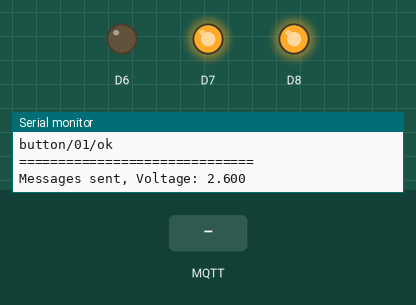
The sketch below on a simulated ESP8266 (Wemos D1 mini). Shown: output pins drawn as LEDs (lit = HIGH), the last lines printed to the serial monitor. Inputs (shaded band) come from the test bench. WiFi joins after 1.5 s; servers stay silent unless stated; random numbers use the default seed unless the sketch sets one; no MQTT or app messages arrive unless stated.

Above: at 2.9 s.
3.0 s: MQTT message "0" arrives on the first subscribed topic
At 4.1 s:
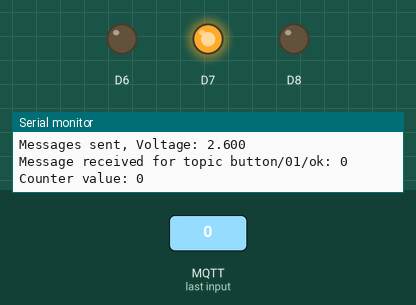
At 5.6 s:
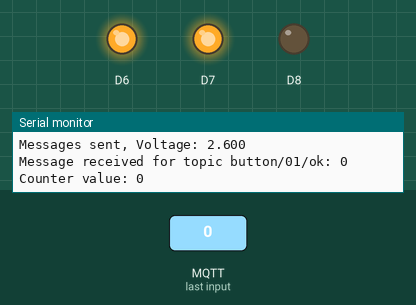
6.0 s: MQTT message "+clientId+" arrives on the first subscribed topic
8.5 s: MQTT message "on" arrives on the first subscribed topic
At 22.3 s:
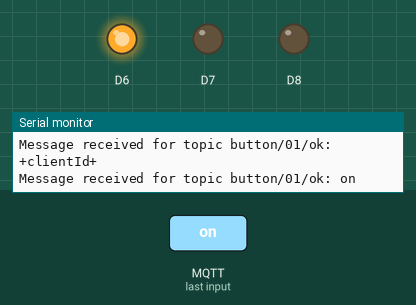
Timing chart, 0 to 23.1 s (numbered marks = the images above; inputs shaded):
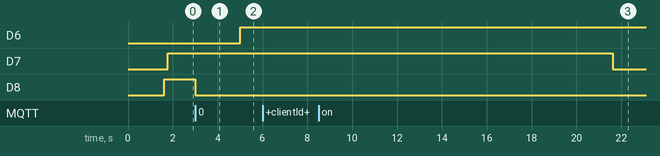

Measured:
- after the input at 3.0 s, D6: LOW → HIGH after 2.0 s; D8: HIGH → LOW at once

The sketch:

D1_oop19_mqtt_V2_powerOff.ino
```cpp
//_____D1_oop19_mqtt_V2_powerOff.ino__________171012-171029_____
// MQTT-Client (needs a broker!)
// When SET-button S1 is pressed, the D1 mini starts and the LED
// lights red. The D1 mini tries to connect to a mqtt-broker.
// On success the led shines orange and the D1 mini
//   + publishes the value 1 under topic "button/01"
//   + publishes the voltage under topic "button/01/volt"
// Then D1 mini waits for a message `/button/01/ok`.
// If the message ok=1, D1 mini sets the LED to green, waits
// for 2 seconds and turns off the power (D6=1).
// If there is no connection to the WLAN or no answer ok,
// power is turned off after 20 secs anyway (to save energy :).
// Hardware:
// (1) WeMos D1 mini
// (2) D1_OnOff shield
// Important: supply voltage by D1_OnOff shield! (NOT by USB)

#include "D1_class_MqttClientKH.h"
#include "D1_class_Dout.h"
#define MILLIS_TIME2RUN           20000
#define PUBLISH_TOPIC1            "button/01"
#define PUBLISH_TOPIC2            "button/01/volt"

// ***** change this values to your own WLAN data!!!************
MqttClientKH client("..ssid..","..password..","mqttservername");

Dout   led_green(D7);             // green led @ D1_OnOff shield
Dout   led_red(D8);               // red led @ D1_OnOff shield
Dout   pin_relay(D6);             // D6=1: reset relay (off)
const  int pinAin=A0;             // analog input pin
//-----convert 10-bit-ad-value to voltage-----------------------
const  float ain_x2=1023, ain_y2=5.195, ain_x1=0, ain_y1=0;
const  float ain_k=(ain_y2-ain_y1)/(ain_x2-ain_x1);
const  float ain_d=(ain_x2*ain_y1-ain_x1*ain_y2)/(ain_x2-ain_x1);
//-----control program state------------------------------------
bool   published=false;           // messages published?
bool   answer_ok=false;           // answer from broker ok?
long   millis_end;                // time out - do power off
//-----some more helpers----------------------------------------
long   counter;                   //received counter value if ok

//_____process all subscribed incoming messages_________________
void callback(char* topic, byte* payload, unsigned int length)
{
//-----print message to Serial----------------------------------
 String sTopic=String(topic);
 Serial.print("Message received for topic ");
 Serial.print(sTopic);
 Serial.print(": ");
 String sPayload="";
 for (int i=0; i<length; i++) sPayload+=(char)payload[i];
 Serial.println(sPayload);
 //-----analyze received message--------------------------------
 if(sTopic==String(PUBLISH_TOPIC1)+"/ok")
 {
  //.....check, if payload is just an int>=0....................
  int len1=sPayload.length();
  int i=0;
  while(isDigit(sPayload.charAt(i)) && (i<len1)) i++;
  if(i!=len1) return;             // not a digit -> not valid
  counter=sPayload.toInt();
  if(counter>=0) answer_ok=true;
 }
}

//_____setup Serial, WLAN and MQTT clients______________________
void setup()
{
 //-----init output pins----------------------------------------
 pin_relay.off();                 // let relay be set (external)
 led_green.off();                 // +
 led_red.on();                    // + led = red
 //-----init Serial---------------------------------------------
 Serial.begin(9600); Serial.println("");
 //-----define end time-----------------------------------------
 millis_end=millis()+MILLIS_TIME2RUN;
 //-----setup mqtt----------------------------------------------
 client.addSubscribe(String(PUBLISH_TOPIC1)+"/ok");
 //client.addPublish(PUBLISH_TOPIC1, "-1");   // start values
 //client.addPublish(PUBLISH_TOPIC2, "-1");   // start values
 client.setCallback(callback);
 client.reconnect();
}

//_____main loop________________________________________________
void loop()
{
 //-----when connected, publish values--------------------------
 if(client.isConnected())
 {
  if(!published)
  {
   led_green.on();                // led=orange
   led_red.on();                  // led=orange
   //-----measure voltage, publish messages---------------------
   int    ain1023=analogRead(pinAin);
   float  voltage=ain_k*ain1023 + ain_d;
   String sVoltage=String(voltage,3);
   client.publish(PUBLISH_TOPIC1, "1", true);
   client.publishString(String(PUBLISH_TOPIC2), sVoltage, true);
   Serial.println("Messages sent, Voltage: "+sVoltage);
   published=true;                // messages sent
   delay(100);                    // show sent on led
  }
 }
 else //.....not connected -> led=red...........................
 {
  led_green.off();                // led=red
  led_red.on();                   // led=red
 }
 //-----answer from brooker?------------------------------------
 if(answer_ok)
 {
  Serial.println("Counter value: "+String(counter));
  led_green.on();                 // led=green
  led_red.off();                  // led=green
  delay(2000);                    // show success on led
  pin_relay.on();                 // reset relay (power off)
  delay(2000);                    // just for safety reasons
  answer_ok=false;                // e.g. wrong power connection
 }
 //-----timeout?------------------------------------------------
 if(millis()>millis_end)
 {
  pin_relay.on();                 // reset relay (power off)
  led_green.off();                // led=off
  led_red.off();                  // led=off
  delay(2000);                    // just for safety reasons
 }
}
```

D1_class_Dout.h
```cpp
//_____D1_class_Dout.h________________________170402-170402_____
// D1 mini class for digital output, e.g. leds.
// Default is blue led (D4=GPIO2), not inverted output (0->0V)
#ifndef D1_CLASS_DOUT_H
#define D1_CLASS_DOUT_H

class Dout {
 private:
  int  dout_num;
  bool invert_;
 private:
  void setup(int num, bool invert);
 public:
  Dout();
  Dout(int num);
  Dout(int num, bool invert);
  void set(int val);
  void on(void);
  void off(void);
};

//_____constructor (default button is D3)_______________________
Dout::Dout() { setup(D4,false); }

//_____constructor with button number (=GPIO)___________________
Dout::Dout(int num) { setup(num,false); }

//_____constructor with button number and invert________________
Dout::Dout(int num, bool invert) { setup(num,invert); }

//_____setup output pin_________________________________________
void Dout::setup(int num, bool invert)
{
 this->invert_=invert;
 dout_num=num;
 pinMode(dout_num, OUTPUT);        // set io to output
 this->off();
}

//_____set led io_______________________________________________
void Dout::set(int val)
{
 int val_=val;
 if(val_!=0) val_=1;
 if(invert_) val_=1-val_;
 digitalWrite(dout_num, val_);
}

//_____switch led on____________________________________________
void Dout::on(void)  { this->set(1); }

//_____switch led off___________________________________________
void Dout::off(void) { this->set(0); }
#endif
```

D1_class_MqttClientKH.h
```cpp
//_____D1_class_MqttClientKH.h________________170721-171029_____
// The class MqttClient extends the class PubSubClient,
//  so you can use all commands from this class as well.
// When PubSubClient lib is installed, delete directory /libs !
//
// Hardware: D1 mini
//           Button Shield D3
#ifndef D1_CLASS_MQTTCLIENTKH_H
#define D1_CLASS_MQTTCLIENTKH_H
#include <ESP8266WiFi.h>
#include "libs/PubSubClient.h"         // use with /libs

#define SSID_SIZE     20               // max.len ssid
#define PASS_SIZE     20               // max.len password
#define MQTT_SIZE     20               // max.len mqttservername
#define TOPIC_MAX      8               // max. topics to sub
#define MQTT_RECONNECT_MS         4000
#define TIMEOUT_WIFI_CONNECT_MS   8000 // wait for WLAN
#define MESSAGE_MAXLEN             127
#ifndef DEBUG1
 #define DEBUG1                   true // true=Serial output
#endif

class MqttClientKH : public PubSubClient {
 //-----properties----------------------------------------------
 protected:
  char ssid_[SSID_SIZE+1];             //
  char pass_[PASS_SIZE+1];             //
  char mqtt_[MQTT_SIZE+1];             //
  int  port_;                          // mqtt port (def 1883)
  String aTopicSub_[TOPIC_MAX];        // subscribed topics
  String aTopicPub_[TOPIC_MAX];        // topics to publish
  String aPayloadPub_[TOPIC_MAX];      // value on (re)start
  bool   aRetainPub_[TOPIC_MAX];       // retain true|false
  int    numSub_;                      // number subscribed topics
  int    numPub_;                      // number topics to publish
  WiFiClient d1miniClient;             // WLAN client for MQTT
  String sClientName;                  // MQTT client name
  long millis_lastConnected;           // last connection time [ms]
 public:
  MqttClientKH(char* ssid, char* pwd, char* mqtt_server, int port);
  int  getNumSub() { return numSub_; };
  int  getNumPub() { return numPub_; };
  void clrSubscribe() { numSub_=0; };
  void clrPublish() { numPub_=0; };
  void setClientName(String sName) {sClientName=sName;};
  String getClientName() { return sClientName; };
  //-----methods to setup WLAN and mqtt connection--------------
  bool setup_wifi();
  bool reconnect();
  bool isConnected();
  bool sendPubSubTopics();
  void printPubSubTopics2Serial(String clientId);
  //-----methods to define mqtt topics--------------------------
  bool addSubscribe(String topic);
  bool delSubscribe(String topic);
  bool addPublish(String topic, String payload, bool retain);
  bool delPublish(String topic);
  void publishString(String topic, String payload);
  void publishString(String topic, String payload, bool retain);
  //-----seldom used-------------------------------------------
  int  setSubscribe(String aTopicSub[], int num);
  int  setPublish(String aTopicPub[], String aPayload[], int num);
  void subscribeString(String topic);
};

//_____constructor______________________________________________
MqttClientKH::MqttClientKH(char* ssid, char* pwd,
  char* mqtt_server="localhost", int port=1883):PubSubClient(d1miniClient)
{
 strcpy(ssid_, ssid);
 strcpy(pass_, pwd);
 strcpy(mqtt_, mqtt_server);
 port_=port;
 millis_lastConnected = 0;
 numSub_=0;
 numPub_=0;
 setup_wifi();
 setServer(mqtt_, port_);
}

//**************************************************************
// methods to setup WLAN and mqtt connection
//**************************************************************

//_____connect to the WiFi network______________________________
bool MqttClientKH::setup_wifi()
{
 if(WiFi.status()==WL_CONNECTED) return true;
 delay(10);
 if(DEBUG1) Serial.println("\nConnecting to "+String(ssid_));
 WiFi.begin(ssid_, pass_);
 //-----try to connect to WLAN (access point)-------------------
 int i=TIMEOUT_WIFI_CONNECT_MS/200;
 while((WiFi.status()!=WL_CONNECTED) && (i>0))
 {
  delay(200);
  i--;
  if(DEBUG1){Serial.print("."); if(i%50==0) Serial.println("");}
 }
 //-----connected to WLAN (access point)?-----------------------
 if(i<1)
 { //-----not connected to WLAN---------------------------------
  if(DEBUG1) Serial.println("No connection - time-out!");
  return false;
 }
 //-----success WiFi new connection/reconnect-------------------
 if(DEBUG1)Serial.println("\nConnected! IP address is "+WiFi.localIP().toString());
 return true;
}

//_____check for connect, if not: try to reconnect______________
bool MqttClientKH::reconnect()
{
 //-----when connected, return----------------------------------
 if(connected()) { return true; }
 //-----WiFi connected?-----------------------------------------
 if(!setup_wifi()) return false;
 //-----WiFi yes, mqtt no---------------------------------------
 if(DEBUG1)Serial.println("MQTT: Not connected - reconnect...");
 //-----MQTT: try to send all PubSub topics---------------------
 if(!sendPubSubTopics())
 {
  if(DEBUG1)Serial.println("failed, client state rc="+String(state()));
  return false;
 }
 return true;
}

//_____is mqtt connection ok? (no: reconnect)___________________
bool MqttClientKH::isConnected()
{
 long now = millis();
 //-----check for mqtt connection-------------------------------
 if (!connected())
 {
  if (now - millis_lastConnected > MQTT_RECONNECT_MS)
  {
   millis_lastConnected=now;
   if(reconnect()) millis_lastConnected=0;
  }
 }
 //-----if connected to broker, do loop function----------------
 if (connected())
 {
  loop();
  return true;
 }
 return false;
}

//-----MQTT: send all PubSub topics (e.g. on reconnect)---------
bool MqttClientKH::sendPubSubTopics()
{
 //-----If no wifi ClientId: create a random client ID----------
 String clientId=sClientName;
 if(clientId=="")
 {
  randomSeed(micros());           // start random numbers
  clientId = "D1mini_Client_";
  clientId += String(random(0xffff), HEX);
 }
 //-----Try to connect------------------------------------------
 if(connect(clientId.c_str()))
 {
  //-----Once connected, publish an announcement----------------
  for(int i=0; i<numPub_; i++)
  {
   publishString(aTopicPub_[i], aPayloadPub_[i], aRetainPub_[i]);
  }
  //.....and resubscribe.......................................
  for(int i=0; i<numSub_; i++)
  {
   subscribeString(aTopicSub_[i]);
  }
  if(DEBUG1) printPubSubTopics2Serial(clientId);
  return true;
 }
 return false;
}

//-----send all PubSub topics to Serial-------------------------
// just for test purpose
void MqttClientKH::printPubSubTopics2Serial(String clientId="")
{
 if(clientId=="") clientId=sClientName;
 Serial.println("====="+clientId+" connected======");
 Serial.println("-----publish topic list ("+String(numPub_)+")-------");
 for(int i=0; i<numPub_; i++)
 {
  Serial.print(aTopicPub_[i]+"="+aPayloadPub_[i]+", retain=");
  if(aRetainPub_[i]) Serial.println("true");
  else Serial.println("false");
 }
 Serial.println("-----subscribe topic list ("+String(numSub_)+")-----");
 for(int i=0; i<numSub_; i++)
 {
  Serial.println(aTopicSub_[i]);
 }
 Serial.println("==============================");
}

//**************************************************************
// methods to define mqtt topics
//**************************************************************

//_____add a (String) topic to subscribe array__________________
bool MqttClientKH::addSubscribe(String topic)
{
 //-----is topic already in subscribe array?--------------------
 for(int i=0; i<numSub_; i++)
 {
  if(topic.equals(aTopicSub_[i])) return true;
 }
 //-----add topic (if enough space)-----------------------------
 if(numSub_<TOPIC_MAX)
 {
  aTopicSub_[numSub_++]=topic;
  return true;
 }
 return false;
}

//_____convert String to array and unsubscribe__________________
// return: true=unscribed, false=not
bool MqttClientKH::delSubscribe(String topic)
{
 //-----is topic in subscribe array?----------------------------
 int i=0;
 for(i=0; i<numSub_; i++)
 {
  if(topic.equals(aTopicSub_[i])) break;
 }
 if(i>=numSub_) return false;
 //i--;
 //-----topic in array at index i, delete from array------------
 numSub_--;
 for(int j=i; j<numSub_; j++)
  aTopicSub_[j]=aTopicSub_[j+1];
 //-----subscribe from broker-----------------------------------
 char cTopic[1+MESSAGE_MAXLEN];       // helper array
 topic.toCharArray(cTopic,MESSAGE_MAXLEN);
 unsubscribe(cTopic);
}

//_____add a (String) topic to publish array____________________
// if topic exists --> replace payload
bool MqttClientKH::addPublish(String topic, String payload="",
     bool retain=true)
{
 //-----is topic already in subscribe array?--------------------
 for(int i=0; i<numPub_; i++)
 {
  if(topic.equals(aTopicPub_[i]))
  {
   aPayloadPub_[i]=payload;
   aRetainPub_[i]=retain;
   return true;
  }
 }
 //-----add topic (if enough space)-----------------------------
 if(numPub_<TOPIC_MAX)
 {
  aTopicPub_[numPub_]=topic;
  aPayloadPub_[numPub_]=payload;
  aRetainPub_[numPub_]=retain;
  numPub_++;
  return true;
 }
 return false;
}

//_____delete publish topic from list___________________________
// return: true=deleted, false=not
bool MqttClientKH::delPublish(String topic)
{
 //-----is topic in publish array?------------------------------
 int i=0;
 for(i=0; i<numPub_; i++)
 {
  if(topic.equals(aTopicPub_[i])) break;
 }
 if(i>=numPub_) return false;
 numPub_--;
 //-----topic in array at index i, delete from array------------
 for(int j=i; j<numPub_; j++)
 {
  aTopicPub_[j]=aTopicPub_[j+1];
  aPayloadPub_[j]=aPayloadPub_[j+1];
 }
}

//_____convert String to array and publish (without register)___
void MqttClientKH::publishString(String topic, String payload)
{
 publishString(topic, payload, false);
}

//_____convert String to array and publish______________________
void MqttClientKH::publishString(
  String topic, String payload, bool retain=false)
{
 //Serial.println("publishString: topic="+topic+", payload="+payload+", retain="+retain);
 if(payload.length()<1) return;
 char top[1+MESSAGE_MAXLEN];          // helper array
 char msg[1+MESSAGE_MAXLEN];          // helper array
 topic.toCharArray(top,MESSAGE_MAXLEN);
 payload.toCharArray(msg,MESSAGE_MAXLEN);
 publish(top,msg,retain);
 //Serial.println("publishString: published");
}

//_____set array of registered subscribe topics_________________
// return: number of registered subcribe topics
int MqttClientKH::setSubscribe(String aTopicSub[], int num)
{
 for(int i=0; i<num; i++)
 {
  //-----check, if topic is already registered------------------
  bool isreg=false;
  for(int j=0; j<numSub_; j++)
  {
   if(aTopicSub[i].equals(aTopicSub_[j])) {isreg=true; j=numSub_;}
  }
  //-----if not registered: add topic---------------------------
  if(!isreg)
  {
   if(numSub_<TOPIC_MAX) aTopicSub_[numSub_++]= aTopicSub[i];
  }
  if(numSub_>=TOPIC_MAX) return TOPIC_MAX;
 }
 return numSub_;
}

//_____set array of registered subscribe topics_________________
// return: number of registered subcribe topics
int MqttClientKH::setPublish(
  String aTopicPub[], String aPayload[], int num)
{
 for(int i=0; i<num; i++)
 {
  //-----check, if topic is already registered------------------
  bool isreg=false;
  for(int j=0; j<numPub_; j++)
  {
   if(aTopicPub[i].equals(aTopicPub_[j])) {isreg=true; j=numPub_;}
  }
  //-----if not registered: add topic---------------------------
  if(!isreg)
  {
   if(numPub_<TOPIC_MAX)
   {
    aTopicPub_[numPub_]= aTopicPub[i];
    aPayloadPub_[numPub_++]= aPayload[i];
   }
  }
  if(numPub_>=TOPIC_MAX) return TOPIC_MAX;
 }
 return numPub_;
}

//_____convert String to array and subscribe____________________
void MqttClientKH::subscribeString(String topic)
{
 char top[1+MESSAGE_MAXLEN];          // helper array
 topic.toCharArray(top,MESSAGE_MAXLEN);
 subscribe(top);
}

#endif
```
